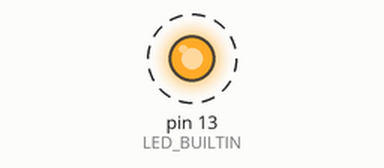
The sketch below on a simulated Arduino Uno, built with avr-gcc and run on an emulated ATmega328P. On the bench: output pins drawn as LEDs (lit = HIGH). Dashed ring = blinking. What the sketch prints to the serial monitor is not drawn.

Above: at 0.5 s.
Timing chart, 0 to 4.6 s (numbered marks = the images above):
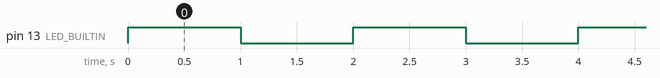

Measured:
- by itself, pin 13 (LED_BUILTIN): alternates HIGH for 1.0 s and LOW for 1.0 s

The sketch:

serial_uart.ino
```cpp
void setup() {
  // put your setup code here, to run once:
  Serial.begin(9600);
  pinMode(LED_BUILTIN, OUTPUT);
}

void loop() {
  // put your main code here, to run repeatedly:
  digitalWrite(LED_BUILTIN, HIGH);
  Serial.println("Hello World");
  delay(1000);
  digitalWrite(LED_BUILTIN, LOW);
  delay(1000);
}
```
